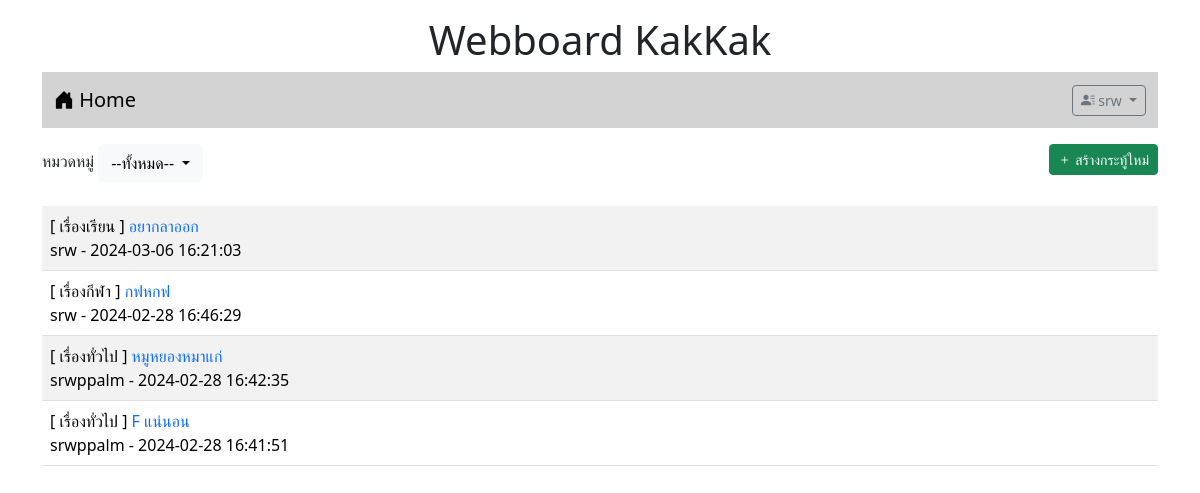
The page /index.php (signed in) on the database its author committed.
### tables this page shows
CREATE TABLE `post` (
  `id` int(11) NOT NULL,
  `title` varchar(128) NOT NULL,
  `content` varchar(2048) NOT NULL,
  `post_date` datetime NOT NULL,
  `cat_id` int(11) NOT NULL,
  `user_id` int(11) NOT NULL
);

CREATE TABLE `category` (
  `id` int(11) NOT NULL,
  `name` varchar(32) NOT NULL
);

CREATE TABLE `user` (
  `id` int(11) NOT NULL,
  `login` varchar(32) NOT NULL,
  `password` varchar(64) NOT NULL,
  `name` varchar(64) NOT NULL,
  `gender` char(1) NOT NULL,
  `email` varchar(32) NOT NULL,
  `role` char(1) NOT NULL
);

### index.php (the view, shortened to what this page needs)
<!DOCTYPE html>
<html lang="en">
<head>
    <link rel="stylesheet" href="bootstrap-5.3.2-dist/css/bootstrap.min.css">
    <link rel="stylesheet" href="https://cdn.jsdelivr.net/npm/bootstrap-icons@1.11.3/font/bootstrap-icons.min.css">
</head>
<body>
    <div class="container-lg">
    <h1 style ="text-align: center;" class = "mt-3">Webboard KakKak</h1>
    <?php include "nav.php" ?>
<div class = "mt-3 d-flex justify-content-between">
    <div>
        <label>หมวดหมู่</label>
        <span class="dropdown">
        <button class="btn btn-light dropdown-toggle" type="button" data-bs-toggle="dropdown" aria-expanded="false">
        --ทั้งหมด--
        </button>
        </span>
    </div>
    <?php if(isset($_SESSION['id'])) { ?>
    <div>
        <a href="newpost.php" class = "btn btn-success btn-sm">
        <i class="bi bi-plus"></i> สร้างกระทู้ใหม่</a>
    </div>
    <?php  } ?>
</div>
    <table class = "table table-striped mt-4">
    <?php
        $conn = new PDO("mysql:host=localhost;dbname=webboard;charset=utf8" , "root" , "");
        $sql = "SELECT category.name , post.title , post.id , user.login , post.post_date FROM post
        INNER JOIN user ON(post.user_id = user.id)
        INNER JOIN category ON (post.cat_id = category.id) ORDER BY post.post_date DESC";
        $result = $conn -> query($sql);
        while($row = $result -> fetch()){
            echo "<tr><td>[ $row[0] ] <a href=post.php?id=$row[2]
            style = text-decoration:none>$row[1]</a><br>$row[3] - $row[4]</td></tr>";
        }
    ?>
    </table>
    </div>
</body>
</html>

### rows shown on the page
post: category.name "เรื่องเรียน", title "อยากลาออก", user.login "srw", post_date "2024-03-06 16:21:03"
post: category.name "เรื่องกีฬา", title "กฟหกฟ", user.login "srw", post_date "2024-02-28 16:46:29"
post: category.name "เรื่องทั่วไป", title "หมูหยองหมาแก่", user.login "srwppalm", post_date "2024-02-28 16:42:35"
post: category.name "เรื่องทั่วไป", title "F แน่นอน", user.login "srwppalm", post_date "2024-02-28 16:41:51"

### other values the page prints
$_SESSION['username'] "srw"
